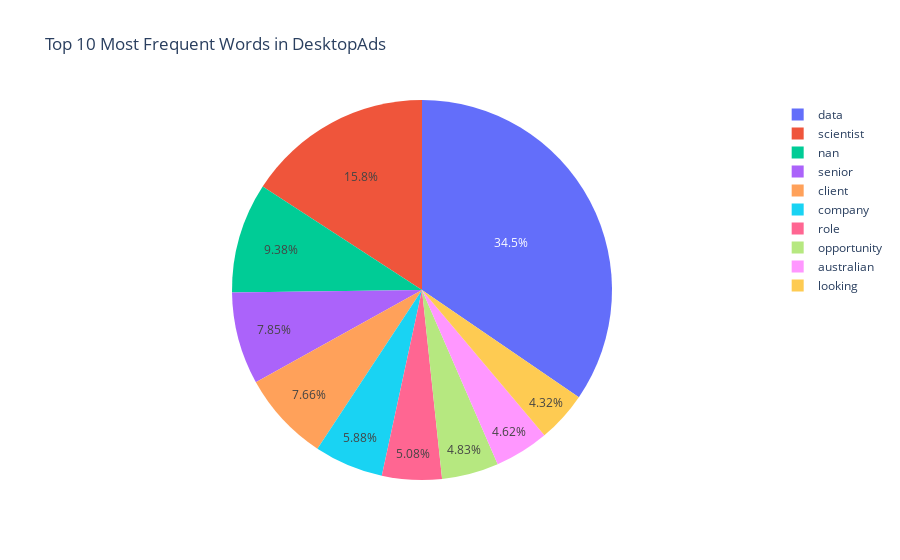

Notebook source saved alongside this figure:
### Code cell
import plotly.graph_objs as go

# Create a Pie chart with the top 10 most frequent words
fig = go.Figure(data=[go.Pie(labels=word_counts_df_desktop['word'][:10], values=word_counts_df_teaser ['count'][:10])])

# Set the title of the chart
fig.update_layout(title='Top 10 Most Frequent Words in DesktopAds')

# Show the chart
fig.show()

### Figure 1 — Plotly figure (JSON) as saved in the notebook; plotly's stock layout.template omitted (floating-point values rounded to 4 significant figures)
{"data": [{"labels": ["data", "scientist", "nan", "senior", "client", "company", "role", "opportunity", "australian", "looking"], "type": "pie", "values": [1944, 891, 528, 442, 431, 331, 286, 272, 260, 243]}], "layout": {"title": {"text": "Top 10 Most Frequent Words in DesktopAds"}}}
